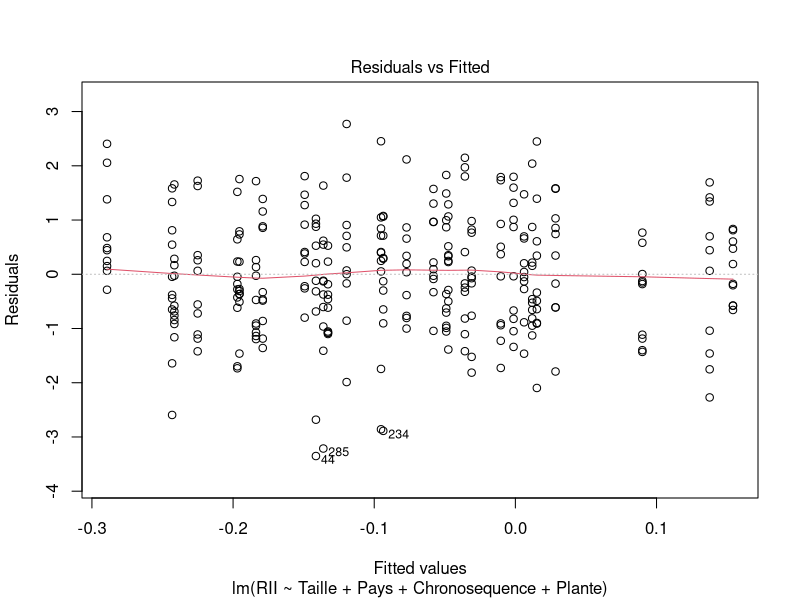
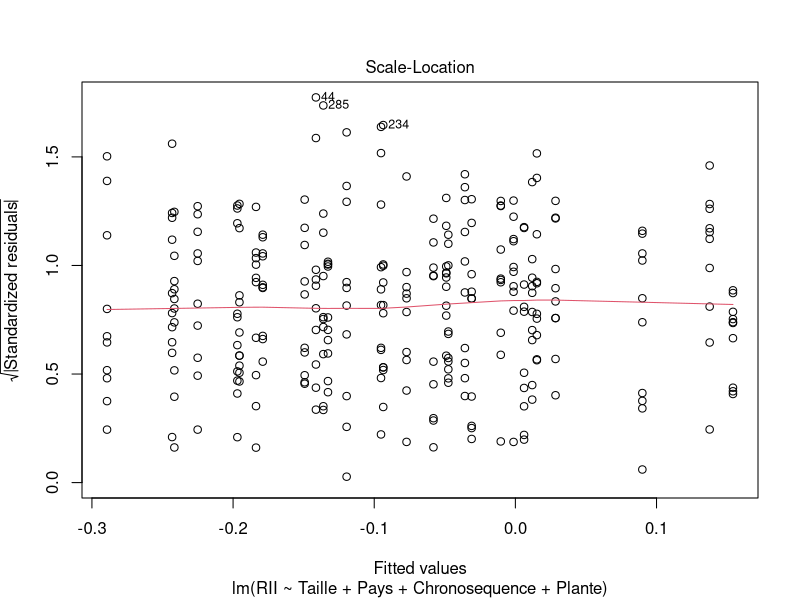
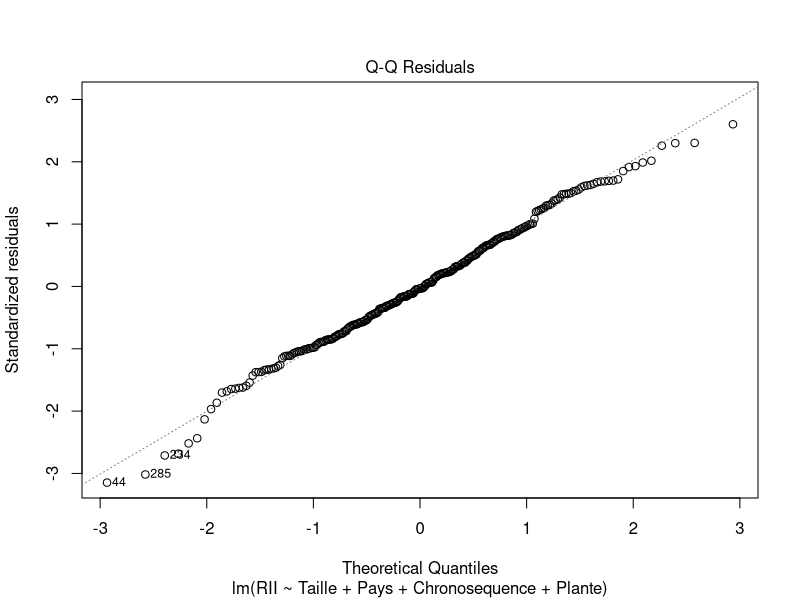
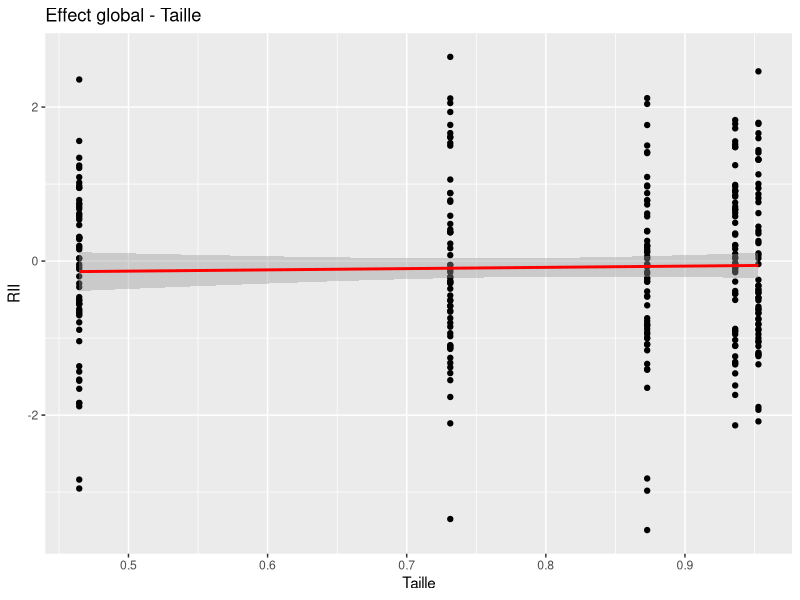
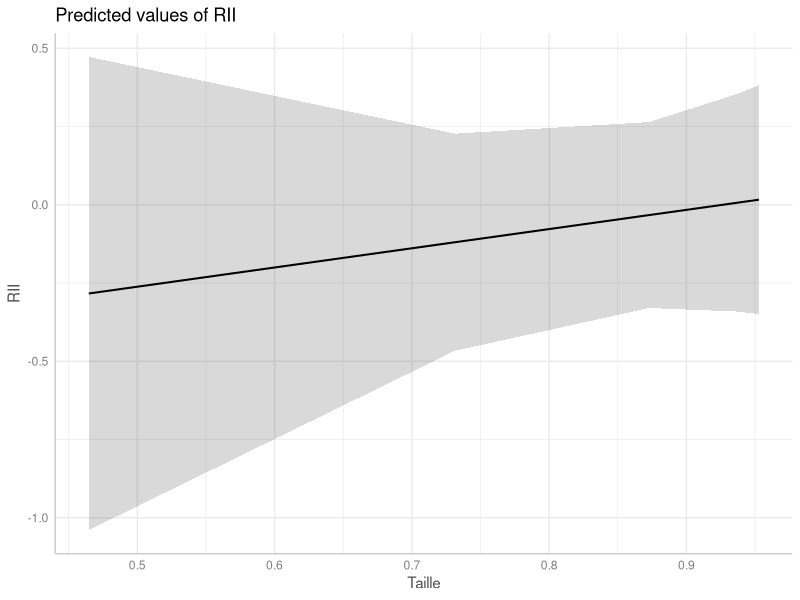
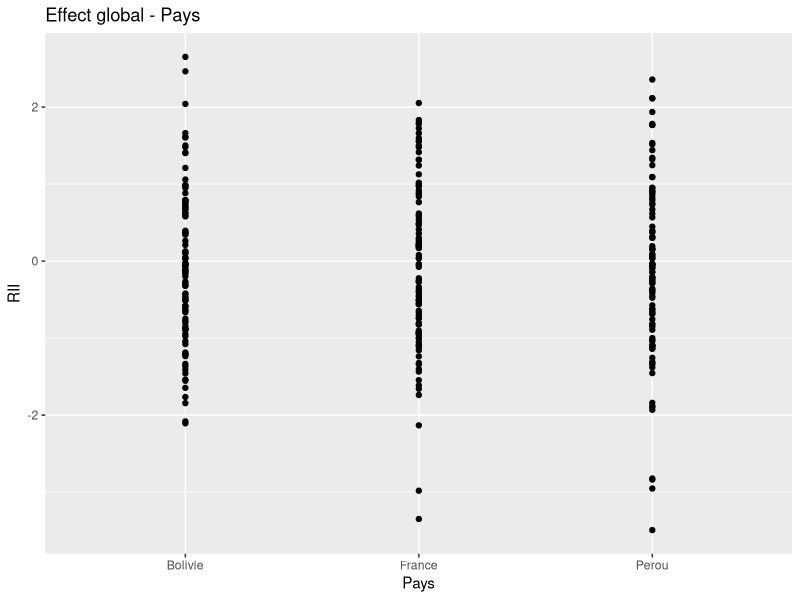
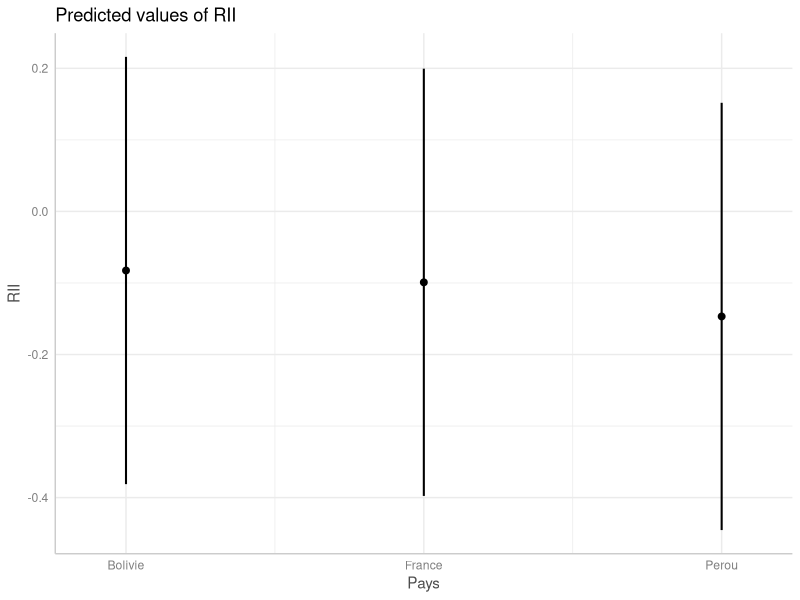

Recreate these plots in R, in order.
## ---- chunk 1
knitr::opts_chunk$set(echo = TRUE)
## ---- chunk 2
# Packages

library(here)
library(ggplot2)
library(dplyr)
library(ggeffects)
library(lmtest)
## ---- chunk 3
# A. Jeu de données floristique (sample)
data.flo = read.csv (here::here("25.flore glaciers_Lucie Bivaud", "data", "data_Lucie_sample.csv"), 
                     sep = ";")

# Modifier les noms de colonne

# B. Jeu de données théorique

# Set seed for reproducibility
set.seed(42)

# Simuler les données
n <- 10  # Nombre de réplicats
countries <- c("Bolivie", "Perou", "France")
chronosequences <- c("Jeune", "Vieux")
plants <- c("A", "B", "C", "D", "E")
plant_sizes <- runif(5, 0.25, 1)  # Taille entre 0.25m² et 1m²

# Générer toutes les combinaisons possibles
country_seq <- rep(countries, length(chronosequences) * length(plants) * n)
chronosequence_seq <- rep(rep(chronosequences, length(plants) * n), length(countries))
plant_seq <- rep(rep(plants, n), length(countries) * length(chronosequences))
size_seq <- rep(rep(plant_sizes, n), length(countries) * length(chronosequences))

# Générer la variable de réponse RII (distribuée normalement)
rii <- rnorm(length(country_seq), mean = 0, sd = 1)

# Créer le dataframe
data_test <- data.frame(
  Pays = country_seq,
  Chronosequence = chronosequence_seq,
  Plante = plant_seq,
  Taille = size_seq,
  RII = rii
)

# Convertir les variables catégorielles en facteurs
data_test$Pays <- factor(data_test$Pays)
data_test$Chronosequence <- factor(data_test$Chronosequence)
data_test$Plante <- factor(data_test$Plante)

## ---- chunk 4
summary(cars)
## ---- chunk 5
# mat_multico = 
# pairs (mat_multico)
## ---- chunk 6
# Ajuster le modèle linéaire
model <- lm(RII ~ Taille + Pays + Chronosequence + Plante, data = data_test)
## ---- chunk 7
# Tracer les résidus vs les valeurs ajustées
plot(model, which = 1)  # Graphique de la linéarité (résidus vs ajustés)
## ---- chunk 8
# Tracer les résidus en fonction de l'ordre des observations
plot(model, which = 3)  # Graphique des résidus dans l'ordre
## ---- chunk 9
bptest(model)  # Test de Breusch-Pagan pour l'homoscedasticité
## ---- chunk 10
# Tracer le QQ-plot des résidus
plot(model, which = 2)  # Graphique QQ-plot
## ---- chunk 11
# Test de normalité de Shapiro-Wilk
shapiro.test(residuals(model))
## ---- chunk 12
# Résumé du modèle
summary(model)
## ---- chunk 13
# Variable : Taille

# Effet global
ggplot(data_test, aes(x = Taille, y = RII)) + 
  geom_point() + 
  geom_smooth(method = "lm", col = "red") + 
  ggtitle("Effect global - Taille")

# Effet marginal
effects <- ggpredict(model, terms = "Taille")  # Effet de x1
plot(effects)
## ---- chunk 14
# Variable : Pays

# Effet global
ggplot(data_test, aes(x = Pays, y = RII)) + 
  geom_point() + 
  geom_smooth(method = "lm", col = "red") + 
  ggtitle("Effect global - Pays")

# Effet marginal
effects <- ggpredict(model, terms = "Pays")  # Effet de x1
plot(effects)
## ---- chunk 15
